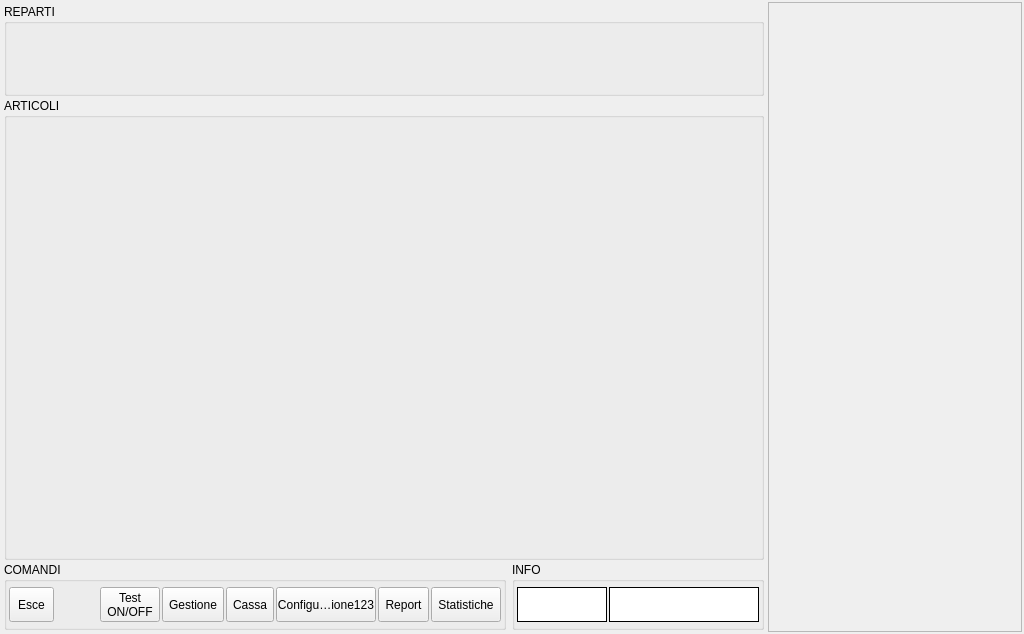
<?xml version="1.0" encoding="UTF-8"?>
<ui version="4.0">
 <class>MainWindow</class>
 <widget class="QMainWindow" name="MainWindow">
  <property name="windowModality">
   <enum>Qt::NonModal</enum>
  </property>
  <property name="geometry">
   <rect>
    <x>0</x>
    <y>0</y>
    <width>1024</width>
    <height>634</height>
   </rect>
  </property>
  <property name="windowTitle">
   <string>GESTIONE CASSA</string>
  </property>
  <property name="windowIcon">
   <iconset resource="risorse.qrc">
    <normaloff>:/GestCassa/cash_register.ico</normaloff>:/GestCassa/cash_register.ico</iconset>
  </property>
  <property name="styleSheet">
   <string notr="true"/>
  </property>
  <widget class="QWidget" name="centralWidget">
   <property name="sizePolicy">
    <sizepolicy hsizetype="Expanding" vsizetype="Expanding">
     <horstretch>0</horstretch>
     <verstretch>0</verstretch>
    </sizepolicy>
   </property>
   <layout class="QHBoxLayout" name="horizontalLayout_2" stretch="0,0">
    <property name="spacing">
     <number>2</number>
    </property>
    <property name="margin">
     <number>2</number>
    </property>
    <item>
     <widget class="QFrame" name="workAreaFrame">
      <property name="sizePolicy">
       <sizepolicy hsizetype="Preferred" vsizetype="Preferred">
        <horstretch>3</horstretch>
        <verstretch>0</verstretch>
       </sizepolicy>
      </property>
      <property name="frameShape">
       <enum>QFrame::NoFrame</enum>
      </property>
      <property name="frameShadow">
       <enum>QFrame::Raised</enum>
      </property>
      <layout class="QVBoxLayout" name="verticalLayout">
       <property name="spacing">
        <number>2</number>
       </property>
       <property name="margin">
        <number>2</number>
       </property>
       <item>
        <widget class="QGroupBox" name="repartiBox">
         <property name="sizePolicy">
          <sizepolicy hsizetype="Preferred" vsizetype="Preferred">
           <horstretch>0</horstretch>
           <verstretch>1</verstretch>
          </sizepolicy>
         </property>
         <property name="minimumSize">
          <size>
           <width>0</width>
           <height>50</height>
          </size>
         </property>
         <property name="maximumSize">
          <size>
           <width>16777215</width>
           <height>100</height>
          </size>
         </property>
         <property name="title">
          <string>REPARTI</string>
         </property>
        </widget>
       </item>
       <item>
        <widget class="QGroupBox" name="articoliBox">
         <property name="sizePolicy">
          <sizepolicy hsizetype="Preferred" vsizetype="Preferred">
           <horstretch>0</horstretch>
           <verstretch>5</verstretch>
          </sizepolicy>
         </property>
         <property name="styleSheet">
          <string notr="true"/>
         </property>
         <property name="title">
          <string>ARTICOLI</string>
         </property>
         <layout class="QHBoxLayout" name="horizontalLayout_3">
          <property name="spacing">
           <number>2</number>
          </property>
          <property name="leftMargin">
           <number>0</number>
          </property>
          <property name="topMargin">
           <number>5</number>
          </property>
          <property name="rightMargin">
           <number>0</number>
          </property>
          <property name="bottomMargin">
           <number>5</number>
          </property>
          <item>
           <widget class="QStackedWidget" name="articoliStackedWidget">
            <property name="sizePolicy">
             <sizepolicy hsizetype="Preferred" vsizetype="Preferred">
              <horstretch>0</horstretch>
              <verstretch>4</verstretch>
             </sizepolicy>
            </property>
            <property name="frameShape">
             <enum>QFrame::NoFrame</enum>
            </property>
            <property name="frameShadow">
             <enum>QFrame::Raised</enum>
            </property>
           </widget>
          </item>
         </layout>
        </widget>
       </item>
       <item>
        <layout class="QHBoxLayout" name="horizontalLayout_5">
         <item>
          <widget class="QGroupBox" name="comandiBox">
           <property name="sizePolicy">
            <sizepolicy hsizetype="MinimumExpanding" vsizetype="Preferred">
             <horstretch>3</horstretch>
             <verstretch>1</verstretch>
            </sizepolicy>
           </property>
           <property name="maximumSize">
            <size>
             <width>16777215</width>
             <height>100</height>
            </size>
           </property>
           <property name="title">
            <string>COMANDI</string>
           </property>
           <layout class="QHBoxLayout" name="horizontalLayout">
            <property name="spacing">
             <number>2</number>
            </property>
            <property name="leftMargin">
             <number>2</number>
            </property>
            <property name="topMargin">
             <number>5</number>
            </property>
            <property name="rightMargin">
             <number>2</number>
            </property>
            <property name="bottomMargin">
             <number>5</number>
            </property>
            <item>
             <widget class="QToolButton" name="closeBtn">
              <property name="sizePolicy">
               <sizepolicy hsizetype="MinimumExpanding" vsizetype="Expanding">
                <horstretch>0</horstretch>
                <verstretch>0</verstretch>
               </sizepolicy>
              </property>
              <property name="maximumSize">
               <size>
                <width>100</width>
                <height>100</height>
               </size>
              </property>
              <property name="text">
               <string>Esce</string>
              </property>
              <property name="icon">
               <iconset resource="risorse.qrc">
                <normaloff>:/GestCassa/spegne</normaloff>:/GestCassa/spegne</iconset>
              </property>
              <property name="iconSize">
               <size>
                <width>48</width>
                <height>48</height>
               </size>
              </property>
              <property name="autoExclusive">
               <bool>false</bool>
              </property>
              <property name="toolButtonStyle">
               <enum>Qt::ToolButtonTextUnderIcon</enum>
              </property>
             </widget>
            </item>
            <item>
             <spacer name="horizontalSpacer">
              <property name="orientation">
               <enum>Qt::Horizontal</enum>
              </property>
              <property name="sizeType">
               <enum>QSizePolicy::MinimumExpanding</enum>
              </property>
              <property name="sizeHint" stdset="0">
               <size>
                <width>0</width>
                <height>20</height>
               </size>
              </property>
             </spacer>
            </item>
            <item>
             <widget class="QToolButton" name="testBtn">
              <property name="sizePolicy">
               <sizepolicy hsizetype="MinimumExpanding" vsizetype="Expanding">
                <horstretch>0</horstretch>
                <verstretch>0</verstretch>
               </sizepolicy>
              </property>
              <property name="maximumSize">
               <size>
                <width>100</width>
                <height>100</height>
               </size>
              </property>
              <property name="text">
               <string>Test
ON/OFF</string>
              </property>
              <property name="icon">
               <iconset resource="risorse.qrc">
                <normaloff>:/GestCassa/warning</normaloff>:/GestCassa/warning</iconset>
              </property>
              <property name="iconSize">
               <size>
                <width>48</width>
                <height>48</height>
               </size>
              </property>
              <property name="toolButtonStyle">
               <enum>Qt::ToolButtonTextUnderIcon</enum>
              </property>
             </widget>
            </item>
            <item>
             <widget class="QToolButton" name="gestioneBtn">
              <property name="sizePolicy">
               <sizepolicy hsizetype="MinimumExpanding" vsizetype="Expanding">
                <horstretch>0</horstretch>
                <verstretch>0</verstretch>
               </sizepolicy>
              </property>
              <property name="maximumSize">
               <size>
                <width>100</width>
                <height>100</height>
               </size>
              </property>
              <property name="text">
               <string>Gestione</string>
              </property>
              <property name="icon">
               <iconset resource="risorse.qrc">
                <normaloff>:/GestCassa/gestione</normaloff>:/GestCassa/gestione</iconset>
              </property>
              <property name="iconSize">
               <size>
                <width>48</width>
                <height>48</height>
               </size>
              </property>
              <property name="toolButtonStyle">
               <enum>Qt::ToolButtonTextUnderIcon</enum>
              </property>
             </widget>
            </item>
            <item>
             <widget class="QToolButton" name="cassaBtn">
              <property name="sizePolicy">
               <sizepolicy hsizetype="MinimumExpanding" vsizetype="Expanding">
                <horstretch>0</horstretch>
                <verstretch>0</verstretch>
               </sizepolicy>
              </property>
              <property name="maximumSize">
               <size>
                <width>100</width>
                <height>100</height>
               </size>
              </property>
              <property name="text">
               <string>Cassa</string>
              </property>
              <property name="icon">
               <iconset resource="risorse.qrc">
                <normaloff>:/GestCassa/cassa</normaloff>:/GestCassa/cassa</iconset>
              </property>
              <property name="iconSize">
               <size>
                <width>48</width>
                <height>48</height>
               </size>
              </property>
              <property name="toolButtonStyle">
               <enum>Qt::ToolButtonTextUnderIcon</enum>
              </property>
             </widget>
            </item>
            <item>
             <widget class="QToolButton" name="configurazioneBtn">
              <property name="sizePolicy">
               <sizepolicy hsizetype="MinimumExpanding" vsizetype="Expanding">
                <horstretch>0</horstretch>
                <verstretch>0</verstretch>
               </sizepolicy>
              </property>
              <property name="maximumSize">
               <size>
                <width>100</width>
                <height>100</height>
               </size>
              </property>
              <property name="text">
               <string>Configurazione123</string>
              </property>
              <property name="icon">
               <iconset resource="risorse.qrc">
                <normaloff>:/GestCassa/configurazione</normaloff>:/GestCassa/configurazione</iconset>
              </property>
              <property name="iconSize">
               <size>
                <width>48</width>
                <height>48</height>
               </size>
              </property>
              <property name="autoExclusive">
               <bool>false</bool>
              </property>
              <property name="toolButtonStyle">
               <enum>Qt::ToolButtonTextUnderIcon</enum>
              </property>
             </widget>
            </item>
            <item>
             <widget class="QToolButton" name="reportBtn">
              <property name="sizePolicy">
               <sizepolicy hsizetype="MinimumExpanding" vsizetype="Expanding">
                <horstretch>0</horstretch>
                <verstretch>0</verstretch>
               </sizepolicy>
              </property>
              <property name="maximumSize">
               <size>
                <width>100</width>
                <height>100</height>
               </size>
              </property>
              <property name="text">
               <string>Report</string>
              </property>
              <property name="icon">
               <iconset resource="risorse.qrc">
                <normaloff>:/GestCassa/report 2</normaloff>:/GestCassa/report 2</iconset>
              </property>
              <property name="iconSize">
               <size>
                <width>48</width>
                <height>48</height>
               </size>
              </property>
              <property name="autoExclusive">
               <bool>false</bool>
              </property>
              <property name="toolButtonStyle">
               <enum>Qt::ToolButtonTextUnderIcon</enum>
              </property>
             </widget>
            </item>
            <item>
             <widget class="QToolButton" name="statsBtn">
              <property name="sizePolicy">
               <sizepolicy hsizetype="MinimumExpanding" vsizetype="Expanding">
                <horstretch>0</horstretch>
                <verstretch>0</verstretch>
               </sizepolicy>
              </property>
              <property name="maximumSize">
               <size>
                <width>100</width>
                <height>100</height>
               </size>
              </property>
              <property name="text">
               <string>Statistiche</string>
              </property>
              <property name="icon">
               <iconset resource="risorse.qrc">
                <normaloff>:/GestCassa/stats</normaloff>:/GestCassa/stats</iconset>
              </property>
              <property name="iconSize">
               <size>
                <width>48</width>
                <height>48</height>
               </size>
              </property>
              <property name="autoExclusive">
               <bool>false</bool>
              </property>
              <property name="toolButtonStyle">
               <enum>Qt::ToolButtonTextUnderIcon</enum>
              </property>
             </widget>
            </item>
           </layout>
          </widget>
         </item>
         <item>
          <widget class="QGroupBox" name="infoBox">
           <property name="sizePolicy">
            <sizepolicy hsizetype="Preferred" vsizetype="Preferred">
             <horstretch>1</horstretch>
             <verstretch>1</verstretch>
            </sizepolicy>
           </property>
           <property name="title">
            <string>INFO</string>
           </property>
           <layout class="QHBoxLayout" name="horizontalLayout_4">
            <property name="spacing">
             <number>2</number>
            </property>
            <property name="leftMargin">
             <number>2</number>
            </property>
            <property name="topMargin">
             <number>5</number>
            </property>
            <property name="rightMargin">
             <number>2</number>
            </property>
            <property name="bottomMargin">
             <number>5</number>
            </property>
            <item>
             <widget class="QFrame" name="clockFrame">
              <property name="sizePolicy">
               <sizepolicy hsizetype="Preferred" vsizetype="Expanding">
                <horstretch>0</horstretch>
                <verstretch>0</verstretch>
               </sizepolicy>
              </property>
              <property name="minimumSize">
               <size>
                <width>90</width>
                <height>0</height>
               </size>
              </property>
              <property name="maximumSize">
               <size>
                <width>500</width>
                <height>16777215</height>
               </size>
              </property>
              <property name="styleSheet">
               <string notr="true">background-color: rgb(255, 255, 255);</string>
              </property>
              <property name="frameShape">
               <enum>QFrame::Box</enum>
              </property>
             </widget>
            </item>
            <item>
             <widget class="QFrame" name="infoFrame">
              <property name="sizePolicy">
               <sizepolicy hsizetype="Preferred" vsizetype="Expanding">
                <horstretch>0</horstretch>
                <verstretch>0</verstretch>
               </sizepolicy>
              </property>
              <property name="minimumSize">
               <size>
                <width>150</width>
                <height>0</height>
               </size>
              </property>
              <property name="maximumSize">
               <size>
                <width>150</width>
                <height>16777215</height>
               </size>
              </property>
              <property name="styleSheet">
               <string notr="true">background-color: rgb(255, 255, 255);</string>
              </property>
              <property name="frameShape">
               <enum>QFrame::Box</enum>
              </property>
              <property name="lineWidth">
               <number>1</number>
              </property>
             </widget>
            </item>
           </layout>
          </widget>
         </item>
        </layout>
       </item>
      </layout>
     </widget>
    </item>
    <item>
     <widget class="QStackedWidget" name="latoStackedWidget">
      <property name="sizePolicy">
       <sizepolicy hsizetype="Preferred" vsizetype="Preferred">
        <horstretch>1</horstretch>
        <verstretch>0</verstretch>
       </sizepolicy>
      </property>
      <property name="frameShape">
       <enum>QFrame::StyledPanel</enum>
      </property>
      <property name="frameShadow">
       <enum>QFrame::Plain</enum>
      </property>
     </widget>
    </item>
   </layout>
  </widget>
 </widget>
 <layoutdefault spacing="6" margin="11"/>
 <resources>
  <include location="risorse.qrc"/>
 </resources>
 <connections/>
</ui>
